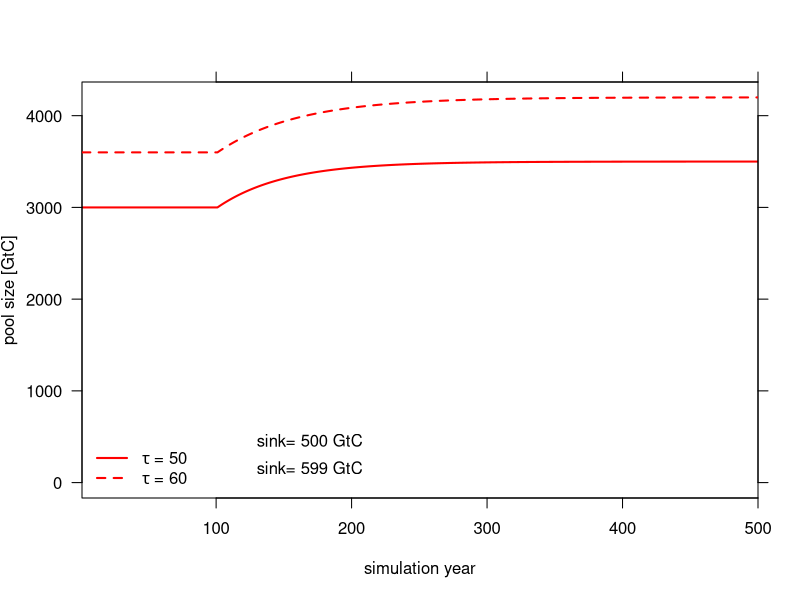

The R script that drew this image:
## --------------------------------------------------
## Introduction to the (terrestrial) Carbon Cycle
## Computer Lab.
## Author: Benjamin Stocker <b.stocker@imperial.ac.uk>
## Responsible: Colin Prentice <c.prentice@imperial.ac.uk>
## Oct. 2015
## --------------------------------------------------

## //////////////////////////////////////////////////
## 1-BOX MODEL
## --------------------------------------------------
onebox <- function( cpool0, tau, c_influx ) {

  ## ------------------------------------------------
  ## cpool0:    initial pool size (GtC)
  ## tau:       turnover (residence) time (a)
  ## c_influx:  flux into pool (GtC a-1)
  ## ------------------------------------------------

  ## determine integration length (number of time steps) from length of 'c_influx'
  len <- length(c_influx)

  ## initialise output variable (time series of pool size)
  out_cpool <- rep( NA, len )

  ## copy initial pool size to first element in output time series
  cpool <- cpool0

  ## integrate over each time step (this is an implementation of the differential equation)
  for (yr in seq(len) ) {

    ## copy current pool size to output time series
    out_cpool[yr] <- cpool

    ## update pool size with input and decay
    cpool <- cpool + c_influx[yr] - 1/tau * cpool

  }

  ## function return value is a vector containing the output time series
  return( out_cpool )

}


## //////////////////////////////////////////////////
## Declare which case you want
## (emission scenario for which problem)
## You could do the same by "commenting" and "un-commenting"
## respective code parts. This way is more illustrative,
## cleaner and more nerdy.
## --------------------------------------------------
problem <- 3
## //////////////////////////////////////////////////


if (problem==1) {
  ## //////////////////////////////////////////////////
  ## 1. Decay from initial pool = 3000 GtC
  ## --------------------------------------------------
  len       <- 500
  cpool0    <- 3000
  c_influx  <- rep( 0, len )
  tau       <- 50

  ## execute function 'onebox' with above determined arguments
  ## and store output time series (function return value) to 'out1'
  out1 <- onebox( cpool0, tau, c_influx )

  ## do the same but now with increased turnover time, store
  ## function return values to 'out2'
  tau  <- 60
  out2 <- onebox( cpool0, tau, c_influx )

  ## modify plotting parameters
  par( xaxs="i", # plotting domain starts at first and ends at last value (by default, R adds ~5% space on either side)
       las=1     # horizontal axis tick labels
      )

  ## label x- and y-axis, plot a thick red line:
  plot( seq( len ), out1,
       type='l',
       xlab="simulation year",
       ylab=expression(paste("pool size [GtC]")),
       col="red", lwd=2
       )
  ## add ticks on top side (by over-laying axis)
  axis(3,labels=FALSE)
  ## add ticks on right side (by over-laying axis)
  axis(4,labels=FALSE)

  ## overlay second curve (out2 with longer turnover time)
  lines( seq(len), out2, col="red", lty=2, lwd=2 )

  ## add legend
  legend( "topright", c( expression( tau ~ "= 50"), expression( tau ~ "= 60") ), lty=c(1,2), bty="n", col="red", lwd=2 )

} else if (problem==2) {
  ## //////////////////////////////////////////////////
  ## 2. "spin up with constant input flux"
  ## --------------------------------------------------
  len       <- 500
  cpool0    <- 0
  c_influx  <- rep( 60, len )
  tau       <- 50

  ## execute function 'onebox' with above determined arguments
  ## and store output time series (function return value) to 'out1'
  out1 <- onebox( cpool0, tau, c_influx )

  ## do the same but now with increased turnover time, store
  ## function return values to 'out2'
  tau  <- 60
  out2 <- onebox( cpool0, tau, c_influx )

  ## determine y-axis limits from the maximum value in out1 and out2
  ylim <- c( 0, max( out1, out2 ) )

  ## modify plotting parameters
  par( xaxs="i", # plotting domain starts at first and ends at last value (by default, R adds ~5% space on either side)
       las=1     # horizontal axis tick labels
      )

  ## label x- and y-axis, plot a thick red line:
  plot( seq( len ), out1,
       type='l',
       xlab="simulation year",
       ylab=expression(paste("pool size [GtC]")),
       col="red", lwd=2,
       ylim=ylim
       )
  ## add ticks on top side (by over-laying axis)
  axis(3,labels=FALSE)
  ## add ticks on right side (by over-laying axis)
  axis(4,labels=FALSE)

  ## overlay second curve (out2 with longer turnover time)
  lines( seq(len), out2, col="red", lty=2, lwd=2 )

  ## add legend
  legend( "bottomright", c( expression( tau ~ "= 50"), expression( tau ~ "= 60") ), lty=c(1,2), bty="n", col="red", lwd=2 )

} else if (problem==3) {
  ## //////////////////////////////////////////////////
  ## 3. simulate the additional sink in response to a
  ## step increase in the input flux. Start from pre-
  ## determined equilibrium. Turnover time is held
  ## constant
  ## --------------------------------------------------
  len       <- 500
  c_value1  <- 60
  c_influx  <- c( rep( c_value1, 100 ), rep( 70, len-100 ) )
  tau       <- 50
  cpool0_1   <- c_influx[1] * tau

  ## execute function 'onebox' with above determined arguments
  ## and store output time series (function return value) to 'out1'
  out1 <- onebox( cpool0_1, tau, c_influx )

  ## do the same but now with increased turnover time, store
  ## function return values to 'out2'. Note that pre-determined
  ## equilibrium is a function of tau and therefore has to
  ## be re-calculated
  tau      <- 60
  cpool0_2 <- c_influx[1] * tau
  out2     <- onebox( cpool0_2, tau, c_influx )

  ## determine y-axis limits from the maximum value in out1 and out2
  ylim <- c( 0, max( out1, out2 ) )

  ## modify plotting parameters
  par( xaxs="i", # plotting domain starts at first and ends at last value (by default, R adds ~5% space on either side)
       las=1     # horizontal axis tick labels
      )

  ## label x- and y-axis, plot a thick red line:
  plot( seq( len ), out1,
       type='l',
       xlab="simulation year",
       ylab=expression(paste("pool size [GtC]")),
       col="red", lwd=2,
       ylim=ylim
       )
  ## add ticks on top side (by over-laying axis)
  axis(3,labels=FALSE)
  ## add ticks on right side (by over-laying axis)
  axis(4,labels=FALSE)

  ## overlay second curve (out2 with longer turnover time)
  lines( seq(len), out2, col="red", lty=2, lwd=2 )

  ## evaluate additional sink
  sink1 <- out1[len] - cpool0_1
  sink2 <- out2[len] - cpool0_2

  char_sink1 <- as.character( format( sink1, digits=3 ) )
  char_sink2 <- as.character( format( sink2, digits=3 ) )

  text( 130, 390, paste("sink=",char_sink1,"GtC"), adj=c(0,0))
  text( 130,  90, paste("sink=",char_sink2,"GtC"), adj=c(0,0))

  ## add legend
  # legend( "bottomleft", c( paste(expression( tau ~ "= 50"), "sink:", format( sink1, digits=3 )), paste(expression( tau ~ "= 60"), "sink:", format( sink2, digits=3 )) ), lty=c(1,2), bty="n", col="red", lwd=2 )
  legend( "bottomleft", c( expression( tau ~ "= 50"  ), expression( tau ~ "= 60"  ) ), lty=c(1,2), bty="n", col="red", lwd=2 )

}

